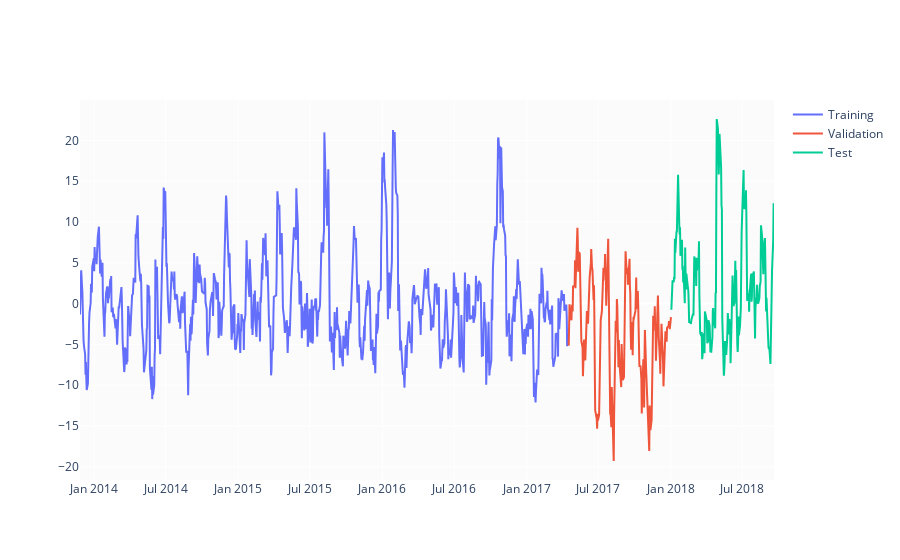

The notebook cell this image was saved under:
### Code cell
test_size  = 0.15
valid_size = 0.15

test_split_idx  = int(df.shape[0] * (1-test_size))
valid_split_idx = int(df.shape[0] * (1-(valid_size+test_size)))

train_df  = df.loc[:valid_split_idx].copy()
valid_df  = df.loc[valid_split_idx+1:test_split_idx].copy()
test_df   = df.loc[test_split_idx+1:].copy()

fig = go.Figure()
fig.add_trace(go.Scatter(x=train_df.Date, y=train_df.ROC, name='Training'))
fig.add_trace(go.Scatter(x=valid_df.Date, y=valid_df.ROC, name='Validation'))
fig.add_trace(go.Scatter(x=test_df.Date,  y=test_df.ROC,  name='Test'))
fig.show()

### Figure 1 — Plotly figure (JSON) as saved in the notebook; plotly's stock layout.template omitted (floating-point values rounded to 4 significant figures; data arrays with more than 128 entries replaced by an {"elided": "..."} marker saying what was removed)
{"data": [{"name": "Training", "type": "scatter", "x": {"elided": "834 str values"}, "y": {"elided": "834 float values"}}, {"name": "Validation", "type": "scatter", "x": {"elided": "179 str values"}, "y": {"elided": "179 float values"}}, {"name": "Test", "type": "scatter", "x": {"elided": "178 str values"}, "y": {"elided": "178 float values"}}], "layout": {}}
